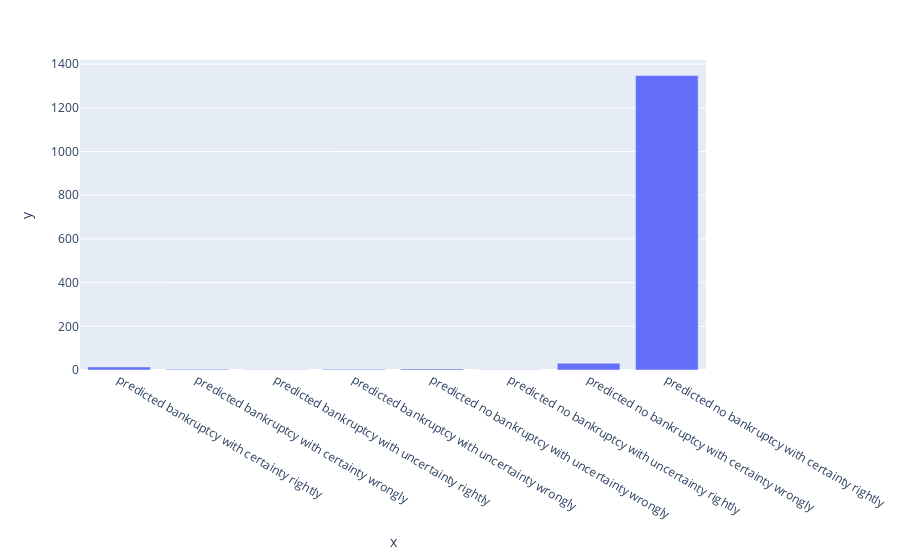

Notebook code cell kept with this figure:
### Markdown cell above
Boosting Tree Classifier achieves a good result but it misses more than half bankruptcies. We musnt forget that it's a very tunable algorithm and that we have a great progression margin.

### Code cell
import numpy as np
vals = boost.predict_proba(X_test)
val = y_test.values
values = [0,0,0,0,0,0,0,0]


i=0
for val in y_test:
    if(val==1 and vals[:,1][i]>0.6):
        values[0]+=1
    elif(val==0 and vals[:,1][i]>0.6):
        values[1]+=1
    elif(val==1 and vals[:,1][i]>0.5):
        values[2]+=1
    elif(val==0 and vals[:,1][i]>0.5):
        values[3]+=1
    elif(val==1 and vals[:,1][i]>0.4):
        values[4]+=1
    elif(val==0 and vals[:,1][i]>0.4):
        values[5]+=1
    elif(val==1):
        values[6]+=1
    else:
        values[7]+=1
    
    i+=1
    

label = ["predicted bankruptcy with certainty rightly","predicted bankruptcy with certainty wrongly", "predicted bankruptcy with uncertainty rightly", "predicted bankruptcy with uncertainty wrongly","predicted no bankruptcy with uncertainty wrongly", "predicted no bankruptcy with uncertainty rightly","predicted no bankruptcy with certainty wrongly", "predicted no bankruptcy with certainty rightly"]
pex.bar(x=label, y=values)

### Figure 1 — Plotly figure (JSON) as saved in the notebook; plotly's stock layout.template omitted (floating-point values rounded to 4 significant figures)
{"data": [{"alignmentgroup": "True", "hovertemplate": "x=%{x}<br>y=%{y}<extra></extra>", "legendgroup": "", "marker": {"color": "#636efa"}, "name": "", "offsetgroup": "", "orientation": "v", "showlegend": false, "textposition": "auto", "type": "bar", "x": ["predicted bankruptcy with certainty rightly", "predicted bankruptcy with certainty wrongly", "predicted bankruptcy with uncertainty rightly", "predicted bankruptcy with uncertainty wrongly", "predicted no bankruptcy with uncertainty wrongly", "predicted no bankruptcy with uncertainty rightly", "predicted no bankruptcy with certainty wrongly", "predicted no bankruptcy with certainty rightly"], "xaxis": "x", "y": [14, 3, 1, 3, 5, 1, 31, 1348], "yaxis": "y"}], "layout": {"barmode": "relative", "legend": {"tracegroupgap": 0}, "margin": {"t": 60}, "xaxis": {"anchor": "y", "domain": [0, 1], "title": {"text": "x"}}, "yaxis": {"anchor": "x", "domain": [0, 1], "title": {"text": "y"}}}}
